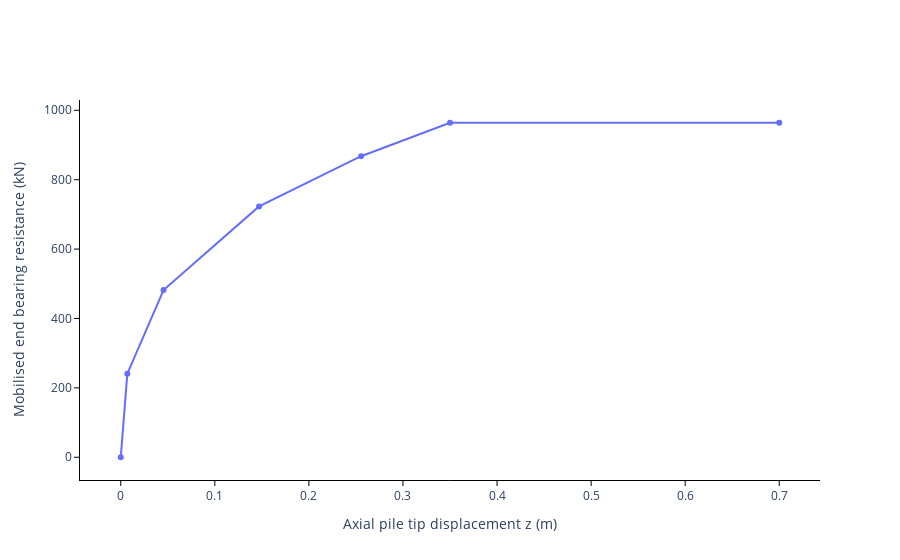

Notebook cell for this chart:
### Markdown cell above
### Calculate Q-z curves

### Code cell
cpt_data.calc_Q_z_curve(pile, z = 10, plot_fig = True)

### Figure 1 — Plotly figure (JSON) as saved in the notebook; plotly's stock layout.template omitted (floating-point values rounded to 4 significant figures)
{"data": [{"mode": "lines+markers", "name": "PIle tip at 10m", "type": "scatter", "x": [0, 0.007, 0.0455, 0.147, 0.2555, 0.35, 0.7], "y": [0, 241.0, 482.0, 723.1, 867.7, 964.1, 964.1]}], "layout": {"legend": {"title": {"text": "Depth"}}, "plot_bgcolor": "white", "xaxis": {"linecolor": "black", "showgrid": false, "tickcolor": "black", "ticks": "outside", "title": {"text": "Axial pile tip displacement z (m)"}}, "yaxis": {"linecolor": "black", "showgrid": false, "tickcolor": "black", "ticks": "outside", "title": {"text": "Mobilised end bearing resistance (kN)"}}}}
